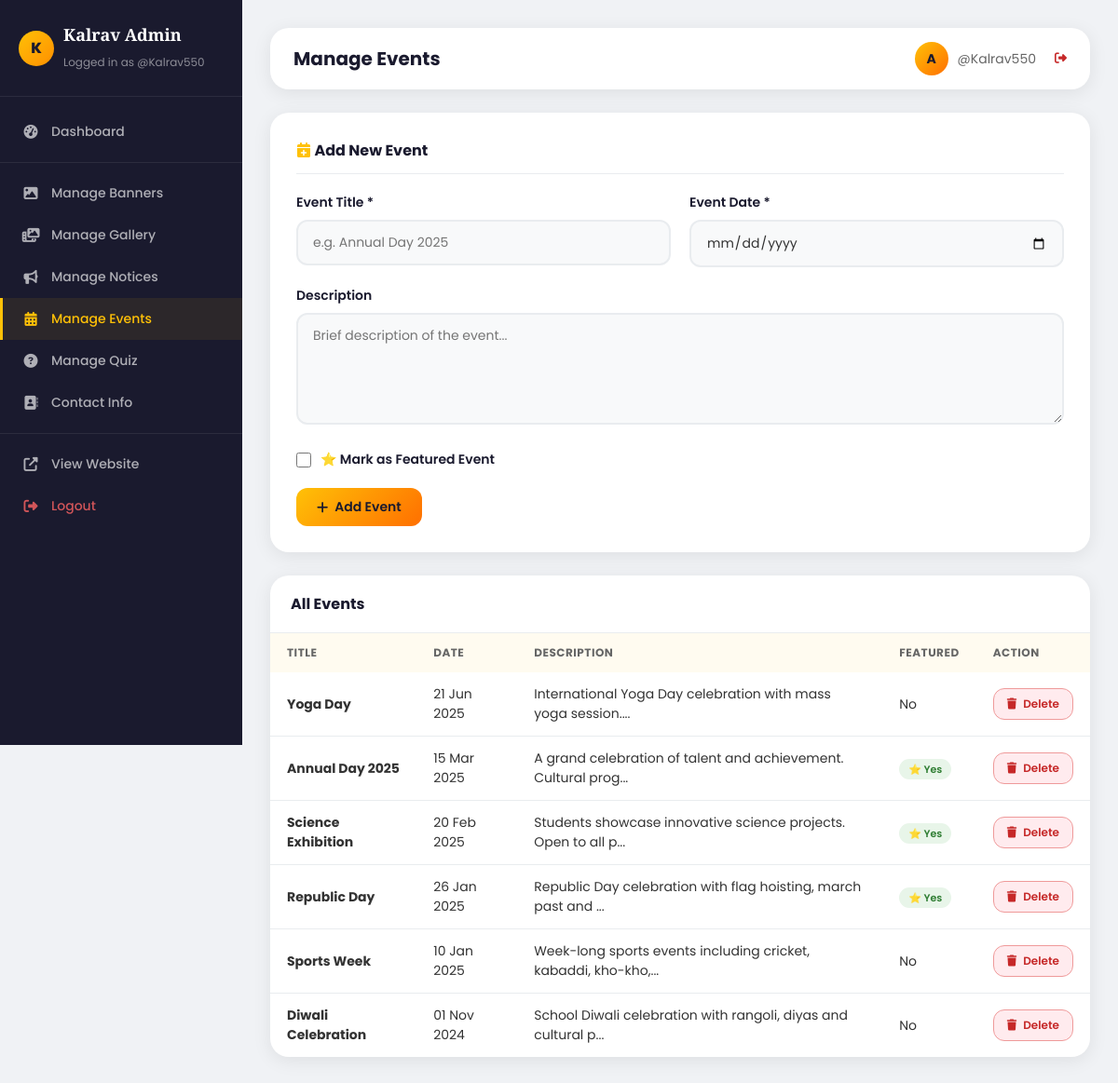
/admin/manage_events.php (signed in), run on the app's committed database.
### tables this page shows
CREATE TABLE IF NOT EXISTS events (
    id INT AUTO_INCREMENT PRIMARY KEY,
    title VARCHAR(255) NOT NULL,
    description TEXT,
    event_date DATE,
    image_path VARCHAR(500) DEFAULT '',
    is_featured TINYINT(1) DEFAULT 0,
    created_at TIMESTAMP DEFAULT CURRENT_TIMESTAMP
);

### admin/manage_events.php (the view, shortened to what this page needs)
<?php
require_once 'auth_check.php';
$events = $conn->query("SELECT * FROM events ORDER BY event_date DESC");
require_once 'admin_header.php';
?>
<div class="admin-form-card">
    <h2><i class="fas fa-calendar-plus" style="color:#FFC107;"></i> Add New Event</h2>
    <form method="POST">
        <div class="form-row">
            <div class="form-group">
                <label>Event Title *</label>
                <input type="text" name="title" required placeholder="e.g. Annual Day 2025">
            </div>
            <div class="form-group">
                <label>Event Date *</label>
                <input type="date" name="event_date" required>
            </div>
        </div>
        <div class="form-group">
            <label>Description</label>
            <textarea name="description" rows="3" placeholder="Brief description of the event..."></textarea>
        </div>
        <div class="form-group">
            <label style="display:flex;align-items:center;gap:10px;cursor:pointer;">
                <input type="checkbox" name="is_featured" style="width:16px;height:16px;">
                ⭐ Mark as Featured Event
            </label>
        </div>
        <button type="submit" name="add_event" class="admin-btn admin-btn-primary"><i class="fas fa-plus"></i> Add Event</button>
    </form>
</div>
<div class="admin-card">
    <div class="admin-card-header"><h2>All Events</h2></div>
    <table class="admin-table">
        <thead><tr><th>Title</th><th>Date</th><th>Description</th><th>Featured</th><th>Action</th></tr></thead>
        <tbody>
            <?php if ($events->num_rows > 0):
                while ($e = $events->fetch_assoc()): ?>
            <tr>
                <td><strong><?php echo htmlspecialchars($e['title']); ?></strong></td>
                <td><?php echo date('d M Y', strtotime($e['event_date'])); ?></td>
                <td><?php echo htmlspecialchars(substr($e['description'],0,60)); ?>...</td>
                <td><?php echo $e['is_featured'] ? '<span class="badge badge-success">⭐ Yes</span>' : 'No'; ?></td>
                <td>
                    <form method="POST" onsubmit="return confirmDelete()">
                        <button type="submit" name="delete_event" class="admin-btn admin-btn-danger admin-btn-sm"><i class="fas fa-trash"></i> Delete</button>
                    </form>
                </td>
            </tr>
            <?php endwhile; else: ?><tr><td colspan="5" style="text-align:center;padding:20px;color:#888;">No events yet.</td></tr><?php endif; ?>
        </tbody>
    </table>
</div>
</div><script src="../assets/js/script.js"></script></body></html>

### assets/css/style.css (style rules this page uses)
:root { --primary: #FFC107; --primary-dark: #FF8F00; --primary-light: #FFD54F; --accent: #FF6F00; --dark: #1a1a2e; --dark2: #16213e; --text: #333333; --text-light: #666666; --white: #ffffff; --bg-light: #FFFBF0; --bg-gray: #f8f9fa; --border: #e9ecef; --shadow: 0 4px 20px rgba(0,0,0,0.08); --shadow-hover: 0 8px 30px rgba(255,193,7,0.25); --radius: 12px; --radius-lg: 20px; }
* { margin: 0; padding: 0; box-sizing: border-box; }
html { scroll-behavior: smooth; }
body { font-family: 'Poppins', sans-serif; color: var(--text); background: var(--white); overflow-x: hidden; }
.form-group { margin-bottom: 20px; }
.form-group label { display: block; font-weight: 600; font-size: 14px; margin-bottom: 8px; color: var(--dark); }
.form-group input, .form-group textarea, .form-group select { width: 100%; padding: 12px 16px; border: 2px solid var(--border); border-radius: var(--radius); font-family: 'Poppins', sans-serif; font-size: 14px; transition: border-color 0.3s; color: var(--text); background: var(--bg-gray); }
.form-group textarea { resize: vertical; min-height: 120px; }
.admin-body { background: #f0f2f5; min-height: 100vh; font-family: 'Poppins', sans-serif; }
.admin-card { background: var(--white); border-radius: var(--radius-lg); box-shadow: var(--shadow); overflow: hidden; margin-bottom: 25px; }
.admin-card-header { padding: 18px 22px; border-bottom: 1px solid var(--border); display: flex; justify-content: space-between; align-items: center; }
.admin-card-header h2 { font-size: 16px; font-weight: 700; color: var(--dark); }
.admin-table { width: 100%; border-collapse: collapse; }
.admin-table th { background: var(--bg-light); padding: 12px 18px; text-align: left; font-size: 12px; font-weight: 700; color: var(--text-light); text-transform: uppercase; letter-spacing: 0.5px; }
.admin-table td { padding: 13px 18px; border-bottom: 1px solid var(--border); font-size: 14px; color: var(--text); vertical-align: middle; }
.admin-table tr:last-child td { border-bottom: none; }
.admin-form-card { background: var(--white); border-radius: var(--radius-lg); padding: 28px; box-shadow: var(--shadow); margin-bottom: 25px; }
.admin-form-card h2 { font-size: 16px; font-weight: 700; margin-bottom: 20px; color: var(--dark); padding-bottom: 12px; border-bottom: 1px solid var(--border); }
.form-row { display: grid; grid-template-columns: 1fr 1fr; gap: 20px; }
.admin-btn { padding: 10px 22px; border-radius: var(--radius); border: none; cursor: pointer; font-family: 'Poppins', sans-serif; font-size: 14px; font-weight: 600; transition: all 0.3s; display: inline-flex; align-items: center; gap: 7px; text-decoration: none; }
.admin-btn-primary { background: linear-gradient(135deg, var(--primary), var(--accent)); color: var(--dark); }
.admin-btn-danger { background: #ffebee; color: #c62828; border: 1px solid #ef9a9a; }
.admin-btn-sm { padding: 7px 14px; font-size: 12px; }
.badge { padding: 3px 10px; border-radius: 50px; font-size: 11px; font-weight: 600; }
.badge-success { background: #e8f5e9; color: #2e7d32; }

### data on the page
events: title "Yoga Day", event_date "21 Jun 2025", description "International Yoga Day celebration with mass yoga session.", is_featured "No"
events: title "Annual Day 2025", event_date "15 Mar 2025", description "A grand celebration of talent and achievement. Cultural prog", is_featured "⭐ Yes"
events: title "Science Exhibition", event_date "20 Feb 2025", description "Students showcase innovative science projects. Open to all p", is_featured "⭐ Yes"
events: title "Republic Day", event_date "26 Jan 2025", description "Republic Day celebration with flag hoisting, march past and", is_featured "⭐ Yes"
events: title "Sports Week", event_date "10 Jan 2025", description "Week-long sports events including cricket, kabaddi, kho-kho,", is_featured "No"
events: title "Diwali Celebration", event_date "01 Nov 2024", description "School Diwali celebration with rangoli, diyas and cultural p", is_featured "No"

### other printed values
$_SESSION['admin_username'] "@Kalrav550"
$adminTitle "Manage Events"
